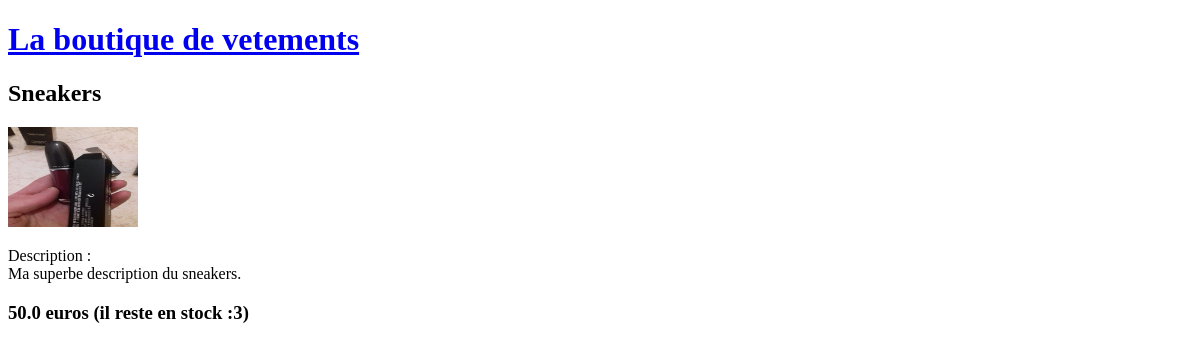
The app's page /product/sneakers, older data.
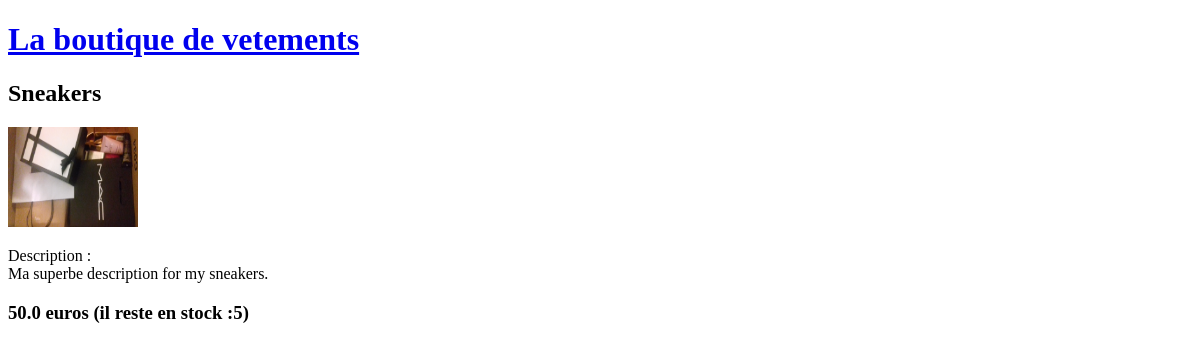
The same page, newer data.
### store/models.py (models this page shows, shortened)
class Product(models.Model):
    name = models.CharField(max_length=128)
    slug = models.SlugField(max_length=128)
    price = models.FloatField(default=0.0)
    stock = models.IntegerField(default=0)
    description = models.TextField(blank=True)
    thumbnail = models.ImageField(upload_to="products", blank=True, null=True)

### store/views.py (the view)
# urls.py: path('product/<str:slug>', product_detail, name="product")
def product_detail(request, slug):
    product = get_object_or_404(Product, slug=slug)
    return render(request, 'store/detail.html', context={"product":product})

### store/templates/store/detail.html
{% extends 'base.html' %}
{% block content %}
    <h2>{{ product.name}}</h2>
    <img src="{{ product.thumbnail.url }}" alt="{{ product.name }}" width="130px" height="100px">
    <p> Description :<br/>{{ product.description }}</p>
    <h3>{{ product.price }} euros (il reste en stock :{{ product.stock }})</h3>
{% endblock %}

### templates/base.html (shortened to what this page needs)
<!DOCTYPE html>
<html lang="fr">
<head>
</head>
<body>
    <a href="{% url 'index' %}">
        <h1> La boutique de vetements</h1>
    </a>
    {% block content %}
    {% endblock %}
</body>
</html>

Row changes from the older to the newer data that the page shows:
changed Product "Sneakers": thumbnail: a different picture; description "Ma superbe description du sneakers." → "Ma superbe description for my sneakers."; stock "3" → "5"
